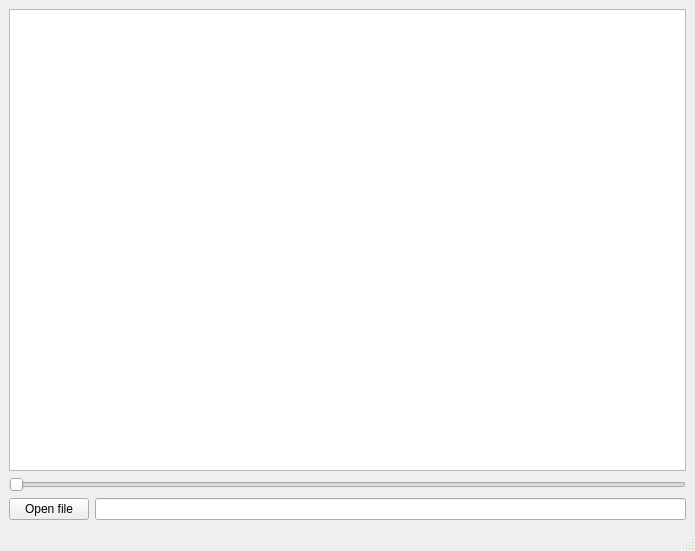
<?xml version="1.0" encoding="UTF-8"?>
<ui version="4.0">
 <class>MainWindow</class>
 <widget class="QMainWindow" name="MainWindow">
  <property name="geometry">
   <rect>
    <x>0</x>
    <y>0</y>
    <width>695</width>
    <height>551</height>
   </rect>
  </property>
  <property name="windowTitle">
   <string>MainWindow</string>
  </property>
  <widget class="QWidget" name="centralwidget">
   <layout class="QGridLayout" name="gridLayout">
    <item row="0" column="0">
     <widget class="QGraphicsView" name="texture_viewer"/>
    </item>
    <item row="1" column="0">
     <widget class="QSlider" name="horizontalSlider">
      <property name="orientation">
       <enum>Qt::Horizontal</enum>
      </property>
     </widget>
    </item>
    <item row="2" column="0">
     <layout class="QFormLayout" name="formLayout">
      <item row="0" column="0">
       <widget class="QPushButton" name="open_file">
        <property name="text">
         <string>Open file</string>
        </property>
       </widget>
      </item>
      <item row="0" column="1">
       <widget class="QLineEdit" name="file_name"/>
      </item>
     </layout>
    </item>
   </layout>
  </widget>
  <widget class="QMenuBar" name="menubar">
   <property name="geometry">
    <rect>
     <x>0</x>
     <y>0</y>
     <width>695</width>
     <height>25</height>
    </rect>
   </property>
  </widget>
  <widget class="QStatusBar" name="statusbar"/>
 </widget>
 <resources/>
 <connections/>
</ui>
